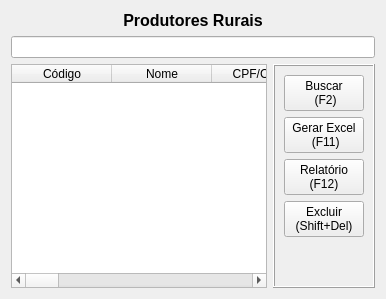
                   <widget class="QWidget" name="tab_register_producer02">
                    <attribute name="title">
                     <string>Produtores Rurais</string>
                    </attribute>
                    <layout class="QVBoxLayout" name="verticalLayout_13">
                     <item>
                      <widget class="QLabel" name="lbl_title_register_producer02">
                       <property name="text">
                        <string>&lt;html&gt;&lt;head/&gt;&lt;body&gt;&lt;p align=&quot;center&quot;&gt;&lt;span style=&quot; font-size:12pt; font-weight:600;&quot;&gt;Produtores Rurais&lt;/span&gt;&lt;/p&gt;&lt;/body&gt;&lt;/html&gt;</string>
                       </property>
                      </widget>
                     </item>
                     <item>
                      <widget class="QLineEdit" name="edt_query_producer"/>
                     </item>
                     <item>
                      <layout class="QHBoxLayout" name="horizontalLayout_6">
                       <item>
                        <widget class="QTableWidget" name="table_grid_producer">
                         <property name="editTriggers">
                          <set>QAbstractItemView::NoEditTriggers</set>
                         </property>
                         <property name="alternatingRowColors">
                          <bool>true</bool>
                         </property>
                         <property name="selectionBehavior">
                          <enum>QAbstractItemView::SelectRows</enum>
                         </property>
                         <column>
                          <property name="text">
                           <string>Código</string>
                          </property>
                          <property name="textAlignment">
                           <set>AlignCenter</set>
                          </property>
                         </column>
                         <column>
                          <property name="text">
                           <string>Nome</string>
                          </property>
                          <property name="textAlignment">
                           <set>AlignCenter</set>
                          </property>
                         </column>
                         <column>
                          <property name="text">
                           <string>CPF/CNPJ</string>
                          </property>
                          <property name="textAlignment">
                           <set>AlignCenter</set>
                          </property>
                         </column>
                         <column>
                          <property name="text">
                           <string>Endereço</string>
                          </property>
                          <property name="textAlignment">
                           <set>AlignCenter</set>
                          </property>
                         </column>
                         <column>
                          <property name="text">
                           <string>Número</string>
                          </property>
                          <property name="textAlignment">
                           <set>AlignCenter</set>
                          </property>
                         </column>
                         <column>
                          <property name="text">
                           <string>Complemento</string>
                          </property>
                          <property name="textAlignment">
                           <set>AlignCenter</set>
                          </property>
                         </column>
                         <column>
                          <property name="text">
                           <string>Bairro</string>
                          </property>
                          <property name="textAlignment">
                           <set>AlignCenter</set>
                          </property>
                         </column>
                         <column>
                          <property name="text">
                           <string>Município</string>
                          </property>
                          <property name="textAlignment">
                           <set>AlignCenter</set>
                          </property>
                         </column>
                         <column>
                          <property name="text">
                           <string>Estado</string>
                          </property>
                          <property name="textAlignment">
                           <set>AlignCenter</set>
                          </property>
                         </column>
                         <column>
                          <property name="text">
                           <string>CEP</string>
                          </property>
                          <property name="textAlignment">
                           <set>AlignCenter</set>
                          </property>
                         </column>
                         <column>
                          <property name="text">
                           <string>Telefone</string>
                          </property>
                          <property name="textAlignment">
                           <set>AlignCenter</set>
                          </property>
                         </column>
                         <column>
                          <property name="text">
                           <string>e-mail</string>
                          </property>
                          <property name="textAlignment">
                           <set>AlignCenter</set>
                          </property>
                         </column>
                         <column>
                          <property name="text">
                           <string>Código</string>
                          </property>
                          <property name="textAlignment">
                           <set>AlignCenter</set>
                          </property>
                         </column>
                         <column>
                          <property name="text">
                           <string>Nome do Usuário</string>
                          </property>
                          <property name="textAlignment">
                           <set>AlignCenter</set>
                          </property>
                         </column>
                        </widget>
                       </item>
                       <item>
                        <widget class="QFrame" name="frm_menu_producer_navegation">
                         <property name="frameShape">
                          <enum>QFrame::Box</enum>
                         </property>
                         <property name="frameShadow">
                          <enum>QFrame::Raised</enum>
                         </property>
                         <layout class="QVBoxLayout" name="verticalLayout_14">
                          <item>
                           <widget class="QPushButton" name="btn_search_producer">
                            <property name="cursor">
                             <cursorShape>PointingHandCursor</cursorShape>
                            </property>
                            <property name="focusPolicy">
                             <enum>Qt::NoFocus</enum>
                            </property>
                            <property name="text">
                             <string>Buscar 
 (F2)</string>
                            </property>
                            <property name="icon">
                             <iconset resource="icones.qrc">
                              <normaloff>:/buttons/images/button/search.png</normaloff>:/buttons/images/button/search.png</iconset>
                            </property>
                            <property name="shortcut">
                             <string>F2</string>
                            </property>
                           </widget>
                          </item>
                          <item>
                           <widget class="QPushButton" name="btn_excel_producer">
                            <property name="cursor">
                             <cursorShape>PointingHandCursor</cursorShape>
                            </property>
                            <property name="focusPolicy">
                             <enum>Qt::NoFocus</enum>
                            </property>
                            <property name="text">
                             <string>Gerar Excel
 (F11)</string>
                            </property>
                            <property name="icon">
                             <iconset resource="icones.qrc">
                              <normaloff>:/buttons/images/button/Excel.png</normaloff>:/buttons/images/button/Excel.png</iconset>
                            </property>
                            <property name="shortcut">
                             <string>F11</string>
                            </property>
                           </widget>
                          </item>
                          <item>
                           <widget class="QPushButton" name="btn_pdf_report_producer">
                            <property name="cursor">
                             <cursorShape>PointingHandCursor</cursorShape>
                            </property>
                            <property name="focusPolicy">
                             <enum>Qt::NoFocus</enum>
                            </property>
                            <property name="text">
                             <string>Relatório
(F12)</string>
                            </property>
                            <property name="icon">
                             <iconset resource="icones.qrc">
                              <normaloff>:/buttons/images/button/Print.png</normaloff>:/buttons/images/button/Print.png</iconset>
                            </property>
                            <property name="shortcut">
                             <string>F12</string>
                            </property>
                           </widget>
                          </item>
                          <item>
                           <widget class="QPushButton" name="btn_delete_producer">
                            <property name="cursor">
                             <cursorShape>PointingHandCursor</cursorShape>
                            </property>
                            <property name="focusPolicy">
                             <enum>Qt::NoFocus</enum>
                            </property>
                            <property name="text">
                             <string>Excluir
(Shift+Del)</string>
                            </property>
                            <property name="icon">
                             <iconset resource="icones.qrc">
                              <normaloff>:/buttons/images/button/Delete.png</normaloff>:/buttons/images/button/Delete.png</iconset>
                            </property>
                            <property name="shortcut">
                             <string>Shift+Del</string>
                            </property>
                           </widget>
                          </item>
                          <item>
                           <spacer name="verticalSpacer_3">
                            <property name="orientation">
                             <enum>Qt::Vertical</enum>
                            </property>
                            <property name="sizeHint" stdset="0">
                             <size>
                              <width>20</width>
                              <height>40</height>
                             </size>
                            </property>
                           </spacer>
                          </item>
                         </layout>
                        </widget>
                       </item>
                      </layout>
                     </item>
                    </layout>
                   </widget>
